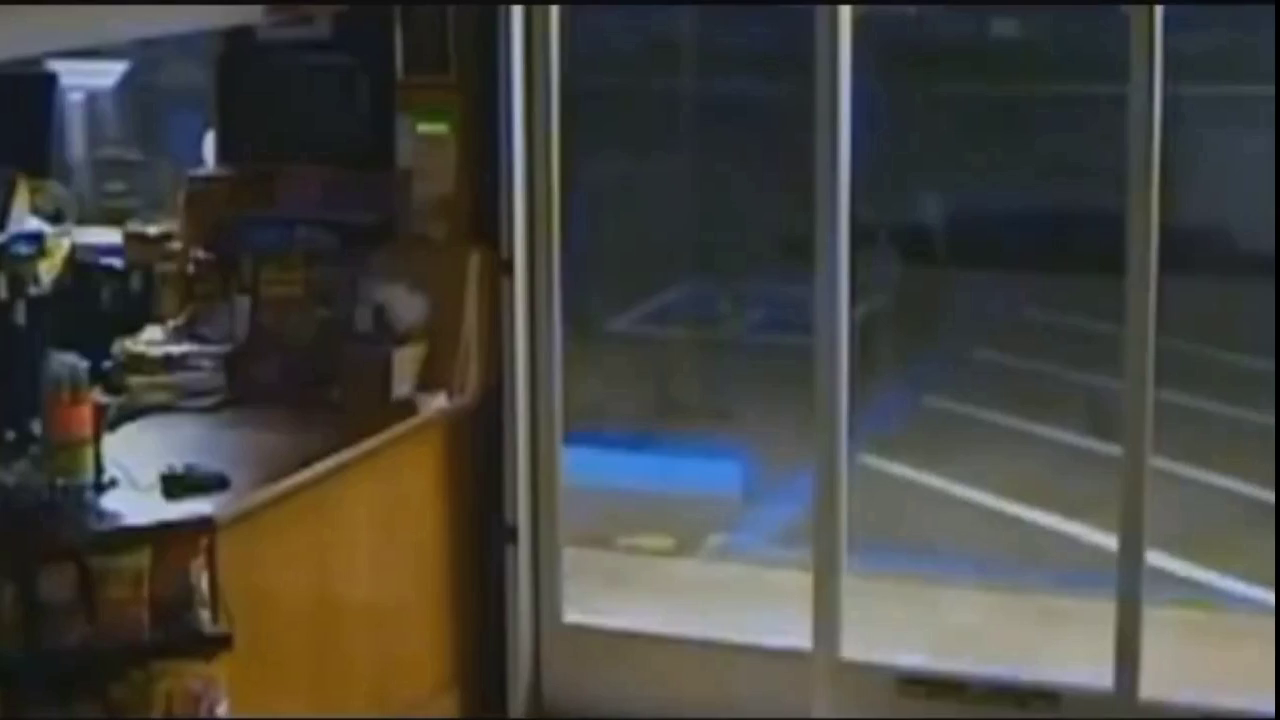
#> input picture frame 94 of live_feed.mp4, 1280 x 720 px
$ python movement_detection.py
#> lines starting #> are read from the running program, lines starting #| are printed output that depends on the picture
#! /usr/bin/env python3
import cv2
import imutils
import sys

# Prends un input vidéo
video = cv2.VideoCapture('./live_feed.mp4')

# Initialise la frame de référence
FirstFrame = None

while 42:
	# Read une frame de la vidéo
	ret, frame = video.read()
#> frame is the input picture: shape (720, 1280, 3); mean B, G, R 64.3, 68.7, 69.1
	# Si la vidéo arrive à la fin, exit
	if ret == False:
		exit()
	# Par défaut, set le display text à "Sleeping..."
	DisplayText = "Sleeping..."

	# Convertir la frame en grayscale, puis la flouter
	gray = cv2.cvtColor(frame, cv2.COLOR_BGR2GRAY)
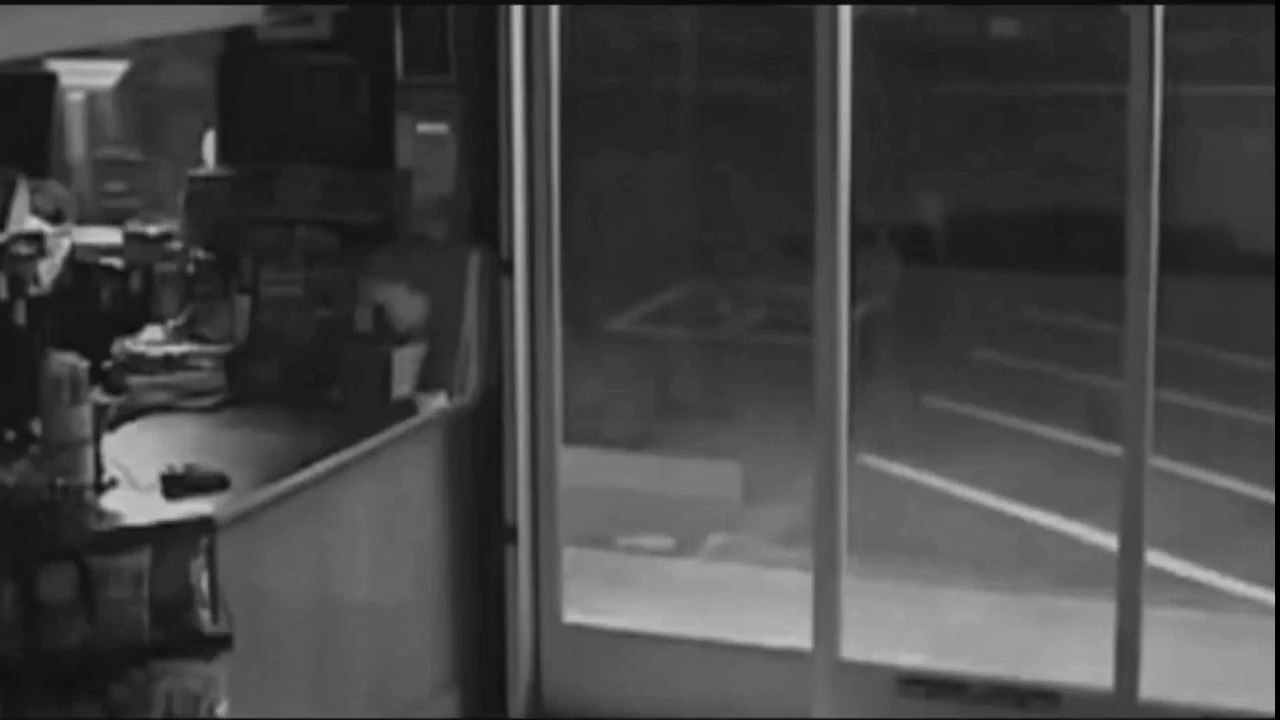
#> gray: shape (720, 1280); min 0, max 209, mean 68.3
	gray = cv2.GaussianBlur(gray, (25, 25), 100)
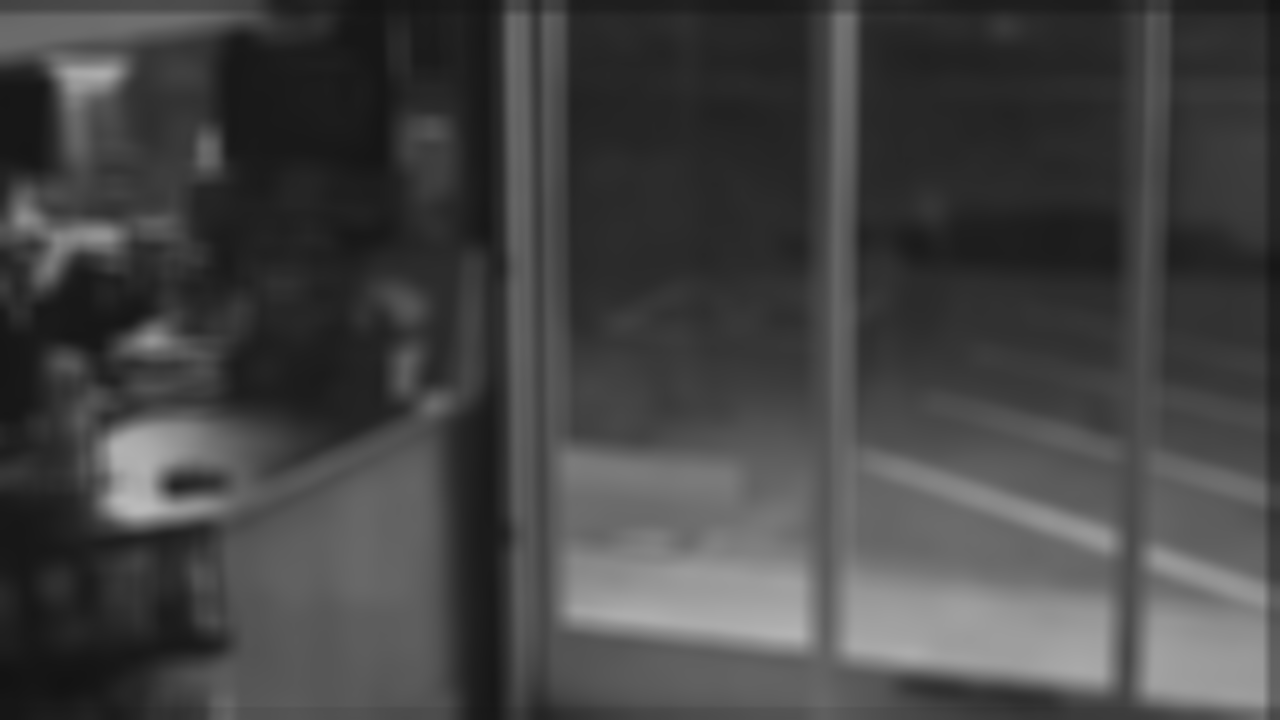
#> gray: shape (720, 1280); min 19, max 187, mean 68.4

	# Initialiser la frame de référence si elle n'existe pas
	if FirstFrame is None:
		FirstFrame = gray
		continue

	# Calculer la différence entre la frrame de référence et la frame actuelle
	frameDelta = cv2.absdiff(FirstFrame, gray)
	# Accentuer les différences entre les 2 frames
	thresh = cv2.threshold(frameDelta, 25, 255, cv2.THRESH_BINARY)[1]

	# Trouver les contours sur la frame contenant les différences
	contours = cv2.findContours(thresh.copy(), cv2.RETR_EXTERNAL, cv2.CHAIN_APPROX_SIMPLE)
	contours = imutils.grab_contours(contours)

	# Si un contour est assez grand, changer le display text
	for c in contours:
		if cv2.contourArea(c) < 5000:
			continue
		# print(c[0])
		x,y,w,h = cv2.boundingRect(c)
		cv2.rectangle(frame,(x,y),(x+w,y+h),(0,255,0),2)
		DisplayText = "Recording!"

	# cv2.drawContours(frame, contours, -1, (255, 255, 0), 1)
	# Display le texte sur la frame actuelle, puis display le tout
	cv2.putText(frame, DisplayText, (10, frame.shape[0] - 20), cv2.FONT_HERSHEY_SIMPLEX, 1.5, (0, 0, 255), 3)
	cv2.imshow("Big Brother", frame)

	# Check si la touche q est enfoncée
	key = cv2.waitKey(1)
	if key == ord('r'):
		FirstFrame = None
		continue
		# exit()
	if key == ord('q'):
		exit()
#> (the program exits here)

$ run again, starting later in the video
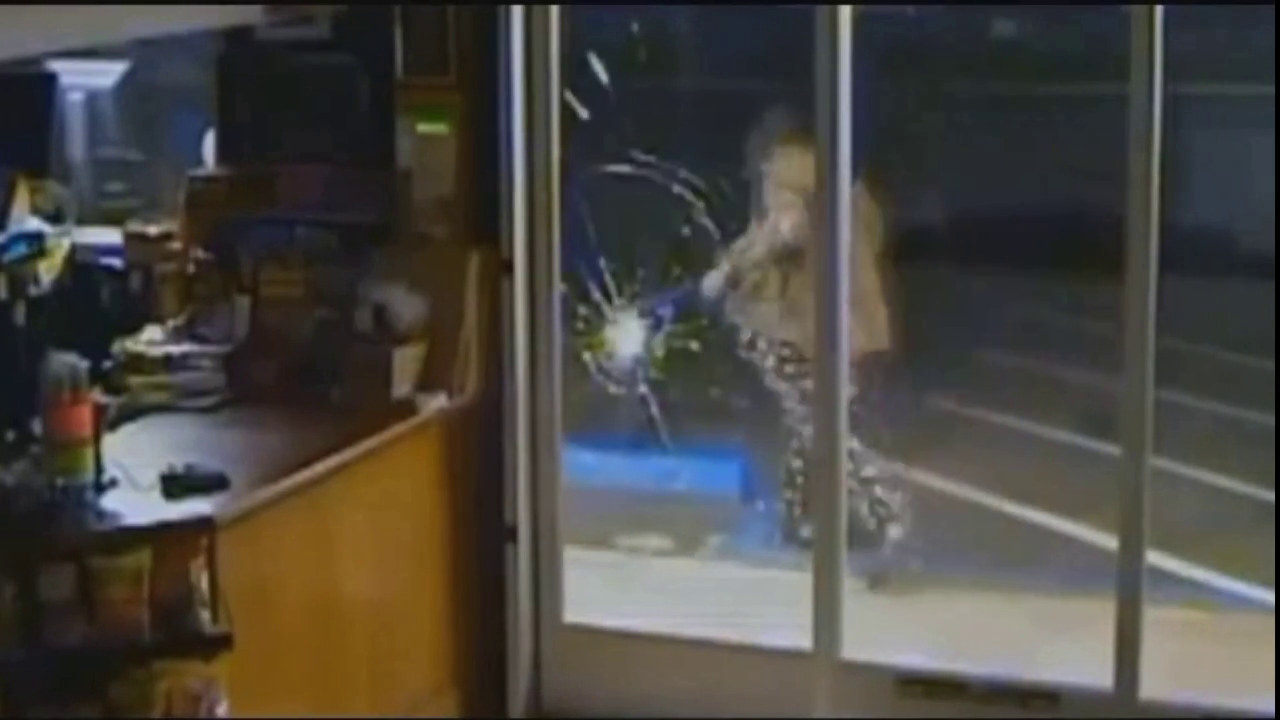
#> input picture frame 423 of live_feed.mp4, 1280 x 720 px
#> frame is the input picture: shape (720, 1280, 3); mean B, G, R 66.2, 71.3, 74.2
#> `gray = cv2.cvtColor(frame, cv2.COLOR_BGR2GRAY)`:
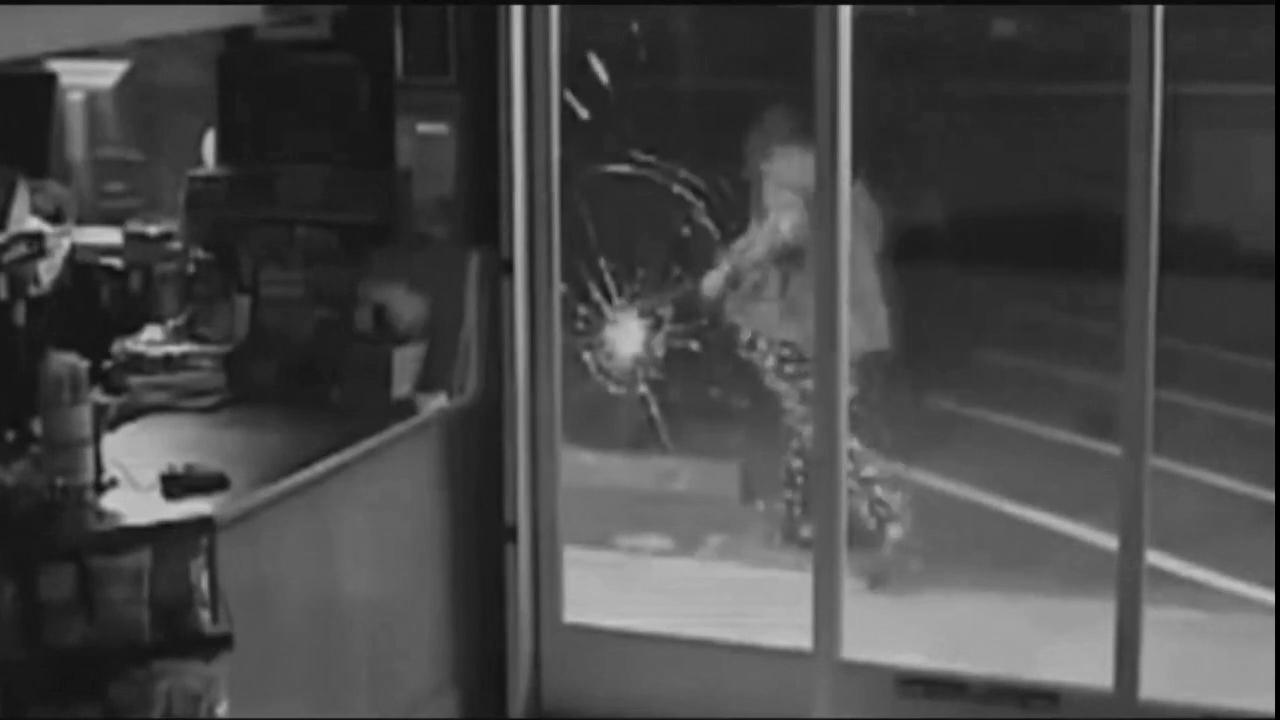
#> gray: shape (720, 1280); min 0, max 207, mean 71.6
#> `gray = cv2.GaussianBlur(gray, (25, 25), 100)`:
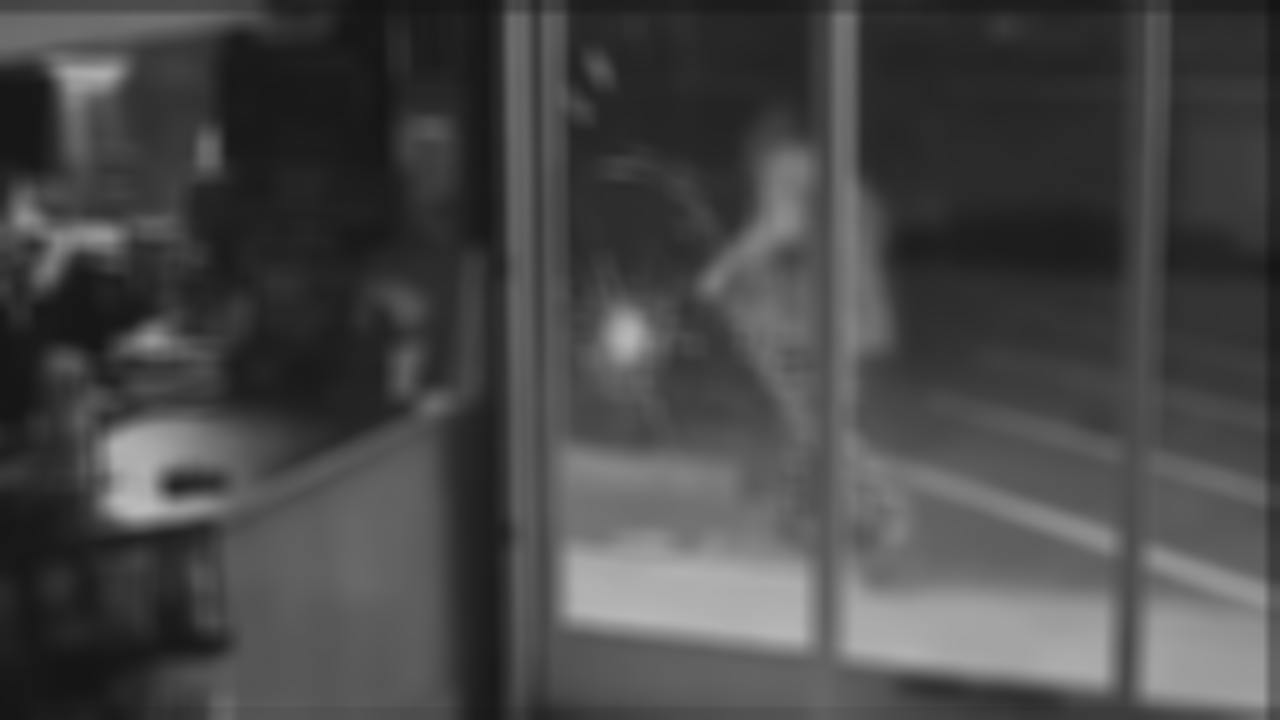
#> gray: shape (720, 1280); min 21, max 186, mean 71.7

$ run again, starting later in the video
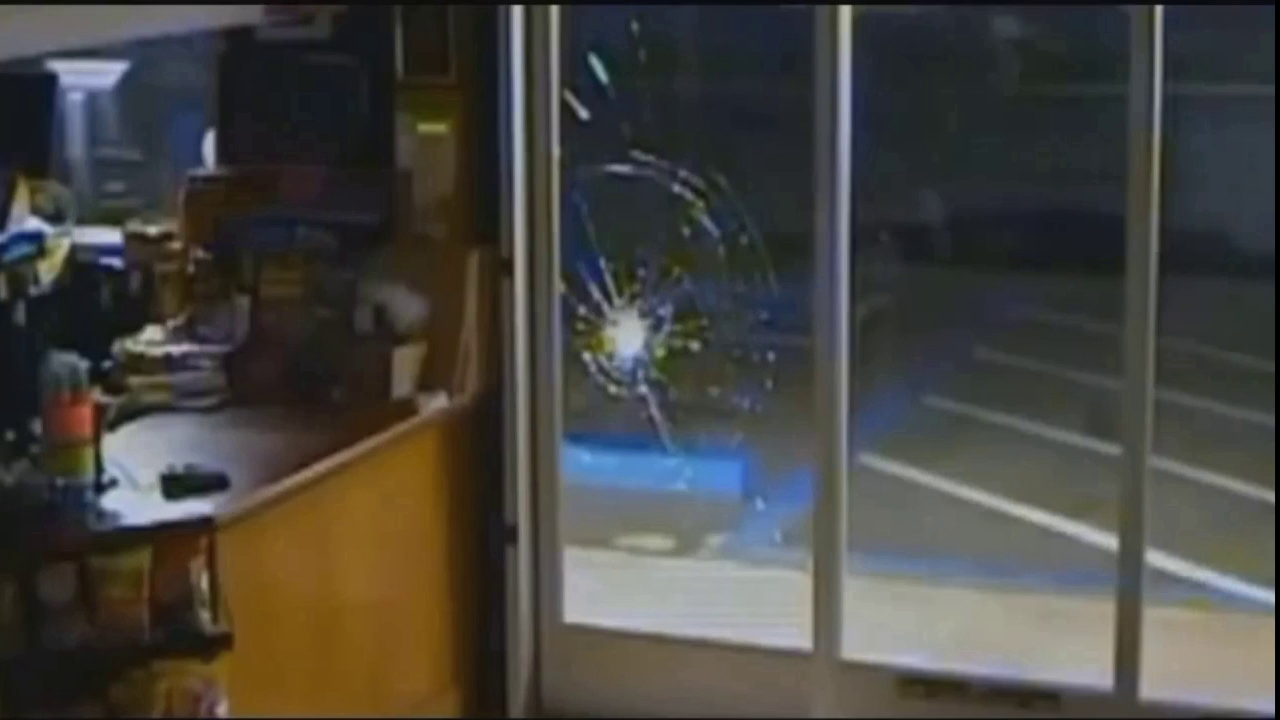
#> input picture frame 753 of live_feed.mp4, 1280 x 720 px
#> frame is the input picture: shape (720, 1280, 3); mean B, G, R 65.2, 69.7, 71.1
#> `gray = cv2.cvtColor(frame, cv2.COLOR_BGR2GRAY)`:
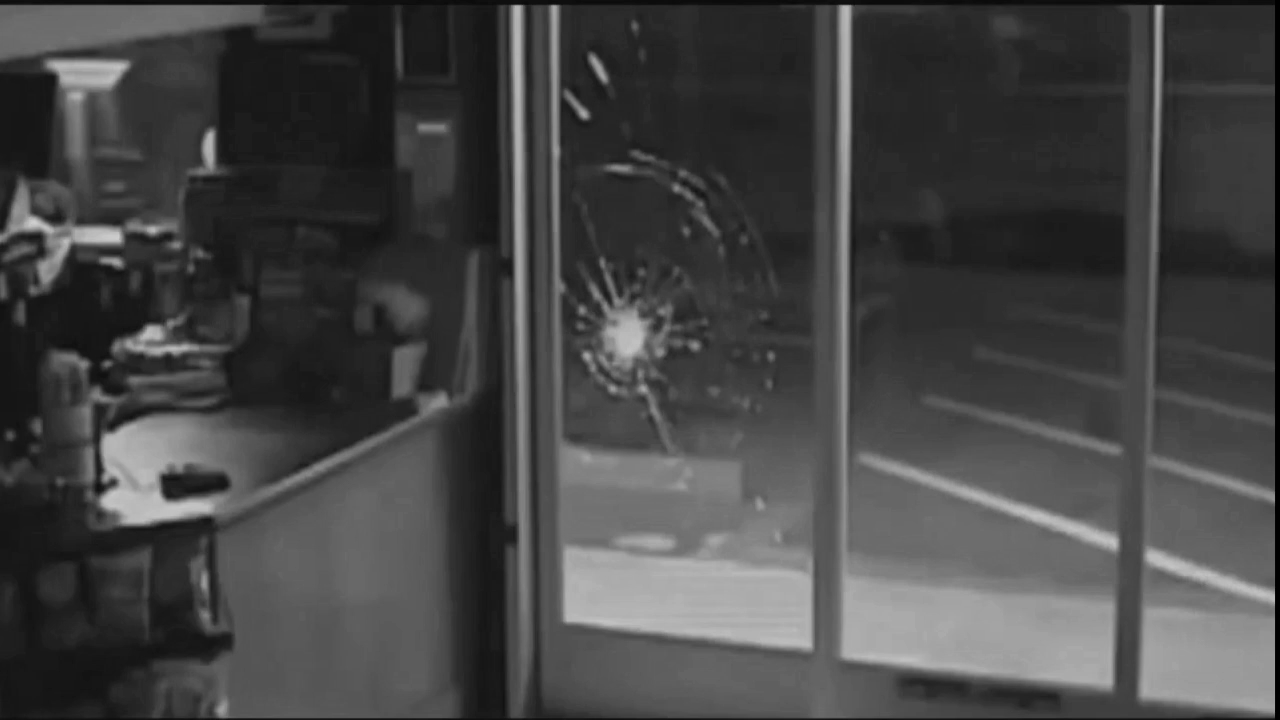
#> gray: shape (720, 1280); min 0, max 207, mean 69.5
#> `gray = cv2.GaussianBlur(gray, (25, 25), 100)`:
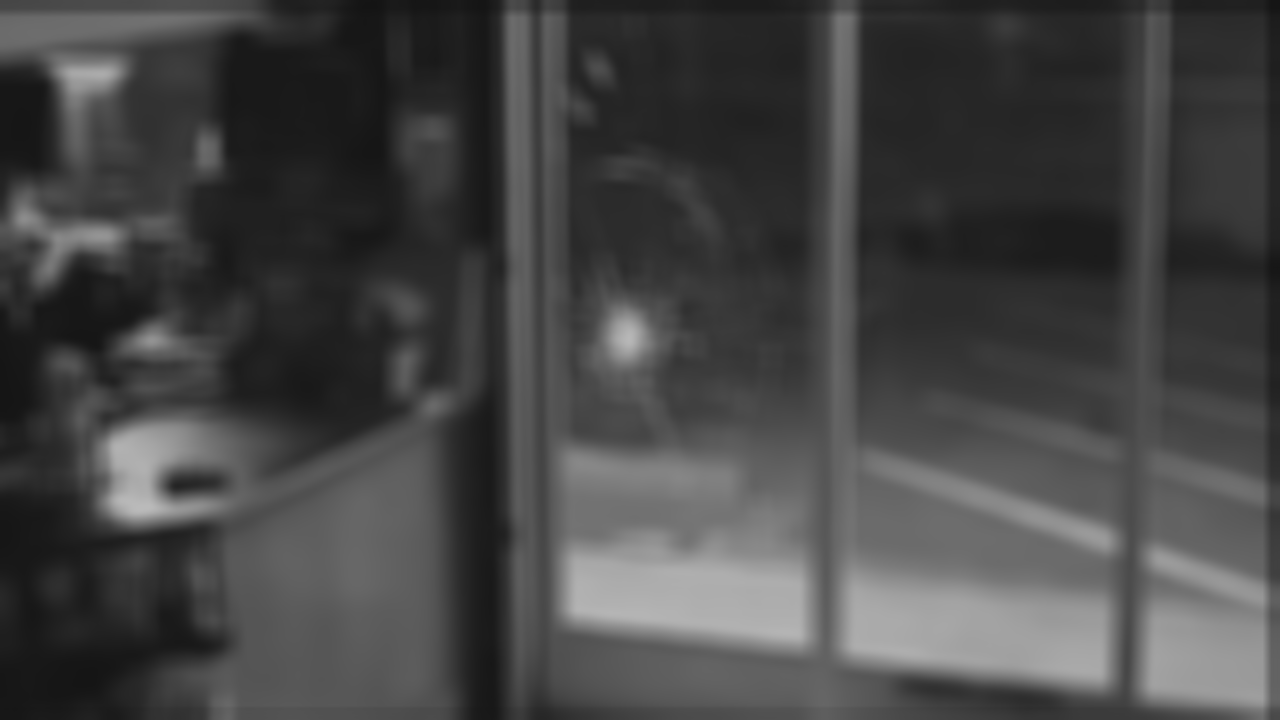
#> gray: shape (720, 1280); min 20, max 186, mean 69.6
